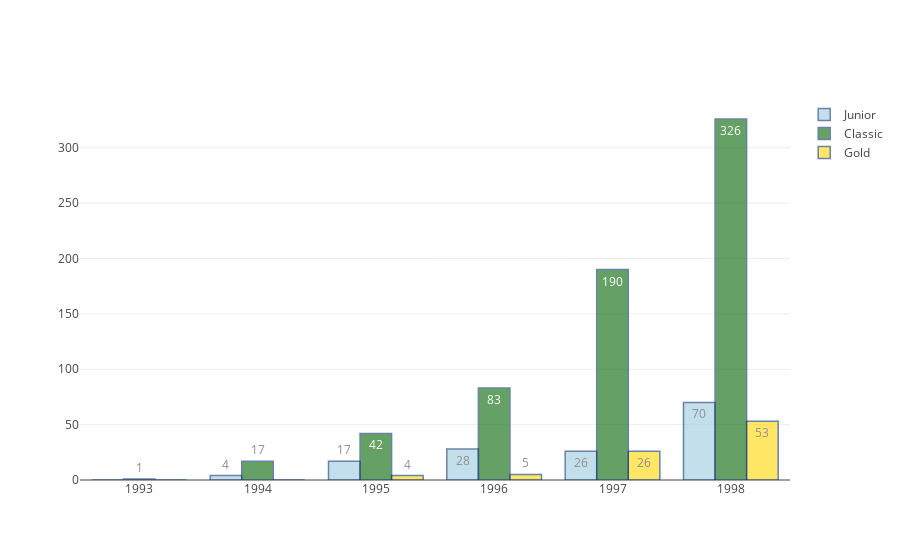

Notebook code cell kept with this figure:
### Code cell
#plotting number of card products per years 
x = list (year_product_df ['issue_year'].unique()) #years 
y =  list (year_product_df [year_product_df ['type_x'] == 'junior'] ['count']) #junior
y2 = list (year_product_df [year_product_df ['type_x'] == 'classic'] ['count']) #classic
y3 = list (year_product_df [year_product_df ['type_x'] == 'gold'] ['count']) #gold

junior = go.Bar(
    x=x,
    y=y,
    text= y,
    name = 'Junior',
    textposition = 'auto',
    marker=dict(
        color='rgb(158,202,225)',
        line=dict(
            color='rgb(8,48,107)',
            width=1.5),
        ),
    opacity=0.6
)
classic = go.Bar(
    x=x,
    y=y2,
    text=y2,
    name = 'Classic',
    textposition = 'auto',
    marker=dict(
        color='rgb(0,100,0)',
        line=dict(
            color='rgb(8,48,107)',
            width=1.5),
        ),
    opacity=0.6
)
gold = go.Bar(
    x=x,
    y=y3,
    text=y3,
    name = 'Gold',
    textposition = 'auto',
    marker=dict(
        color='rgb(255,215,0)',
        line=dict(
            color='rgb(8,48,107)',
            width=1.5),
        ),
    opacity=0.6
)
data = [junior, classic, gold]
py.iplot(data, filename='grouped-bar-direct-labels')

### Figure 1 — Plotly figure (JSON) as saved in the notebook; plotly's stock layout.template omitted (floating-point values rounded to 4 significant figures)
{"data": [{"marker": {"color": "rgb(158,202,225)", "line": {"color": "rgb(8,48,107)", "width": 1.5}}, "name": "Junior", "opacity": 0.6, "text": ["0", "4", "17", "28", "26", "70"], "textposition": "auto", "type": "bar", "uid": "b6c12d93-ba14-4fb5-8709-1d41f5264f87", "x": [1993, 1994, 1995, 1996, 1997, 1998], "y": [0, 4, 17, 28, 26, 70]}, {"marker": {"color": "rgb(0,100,0)", "line": {"color": "rgb(8,48,107)", "width": 1.5}}, "name": "Classic", "opacity": 0.6, "text": ["1", "17", "42", "83", "190", "326"], "textposition": "auto", "type": "bar", "uid": "f8a35bba-c886-4b95-bd61-7ca2a8f45296", "x": [1993, 1994, 1995, 1996, 1997, 1998], "y": [1, 17, 42, 83, 190, 326]}, {"marker": {"color": "rgb(255,215,0)", "line": {"color": "rgb(8,48,107)", "width": 1.5}}, "name": "Gold", "opacity": 0.6, "text": ["0", "0", "4", "5", "26", "53"], "textposition": "auto", "type": "bar", "uid": "3f49891c-239c-4bc0-9547-4820bc69000f", "x": [1993, 1994, 1995, 1996, 1997, 1998], "y": [0, 0, 4, 5, 26, 53]}], "layout": {}}
